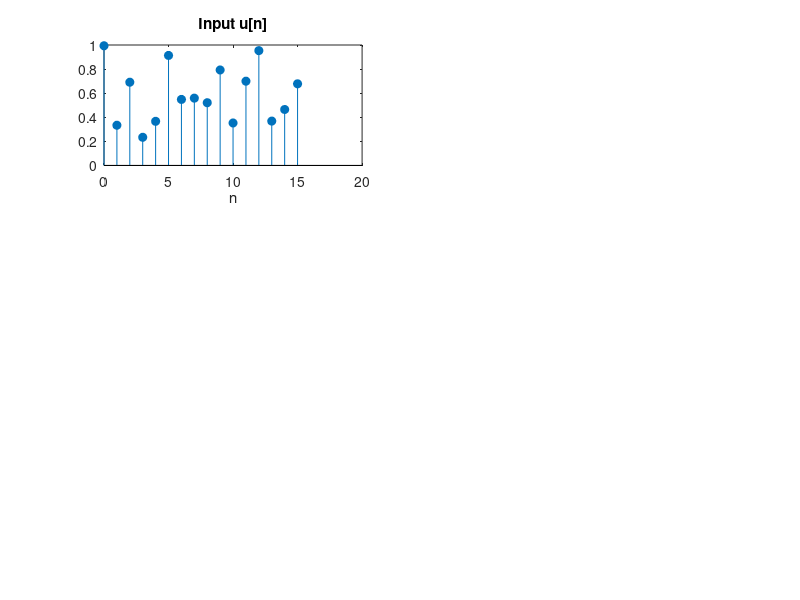

Here is the MATLAB script that generated this plot: (Note: this script raises an error after producing the figure.)
%% Sample 10-1
%% 冗長変換
% 非間引きハールDWT
% 
% 画像処理特論
% 
% 村松 正吾 
% 
% 動作確認: MATLAB R2023a
%% Redundant transforms
% Undecimated Haar DWT
% 
% Advanced Topics in Image Processing
% 
% Shogo MURAMATSU
% 
% Verified: MATLAB R2023a
% 準備
% (Preparation)

close all
%% 入力信号の生成
% (Generation of input)

% Input signal
u = rand(16,1); % Set to even length
% 並列フィルタバンク実装
% (Parallel filter bank implementation)
% 
% 分析フィルタバンクをデシメータで、合成フィルタバンクをインタポレータで実装 (Analysis filter banks are implemented 
% with decimetors and synthesis filter banks are implemented with interpolators.)

% # of channels
nChs = 2;

% Analysis filters
h0 = [ 1  1 ]/2;
h1 = [ 1 -1 ]/2;

% Synthesis filters
f0 = [  1 1 ]/2; 
f1 = [ -1 1 ]/2;

% Analysis process
s0 = conv(h0,u);
s1 = conv(h1,u);

% Synthesis process
v0 = conv(f0,s0);
v1 = conv(f1,s1);
v = v0 + v1;
%% 信号表示
% (Signal display)

figure(1)
% Input
subplot(3,2,1)
stem(0:length(u)-1,u,'filled')
title('Input u[n]')
xlabel('n')
ax = gca;
ax.XLim =[ 0 length(v)];

% Subband 0
subplot(3,2,3)
stem(0:length(s0)-1,s0,'filled')
title('Subbnad s_0[n]')
xlabel('m')
ax = gca;
ax.XLim =[ 0 length(v)];
ax.YLim =[ min([s0(:);s1(:)]) max([s0(:);s1(:)]) ];

% Subband 1
subplot(3,2,4)
stem(0:length(s1)-1,s1,'filled')
title('Subbnad s_1[n]')
xlabel('m')
ax = gca;
ax.XLim =[ 0 length(v)];
ax.YLim =[ min([s0(:);s1(:)]) max([s0(:);s1(:)]) ];

% Output
subplot(3,2,5)
stem(0:length(v)-1,v,'filled')
title('Outut v[n]')
xlabel('n')
ax = gca;
ax.XLim =[ 0 length(v)];

% MSE 評価
mymse = @(x,y) mean((x(:)-y(:)).^2);
disp(['MSE = ', num2str(mymse(u, v(2:end-1)))]);
% インパルス応答（基底ベクトル）
% (Impluse responses of synthesis filters; basis vectors)

figure(2)
% Low-pass filter
subplot(1,2,1)
impz(f0)
ax = gca;
ax.YLim =[ min([f0(:);f1(:)]) max([f0(:);f1(:)]) ];

% High-pass filter
subplot(1,2,2)
impz(f1)
ax = gca;
ax.YLim =[ min([f0(:);f1(:)]) max([f0(:);f1(:)]) ];
% 周波数応答
% (Frequency responses)

figure(3)
fftPoints = 512;
F = zeros(fftPoints,nChs);
% Low-pass filter
[F(:,1),W] = freqz(f0,1,fftPoints);
% High-pass filter
F(:,2)     = freqz(f1,1,fftPoints);
plot(W/pi,abs(F)) %20*log10(abs(F)))
axis([0 1 0 1]) %-70 10])
xlabel('Normalized Frequency (x\pi rad/sample)')
ylabel('Magnitude') % (dB)')
grid on
% 恒等変換
% (Noble identity)
% 
% 以下の性質が成り立つ。（The following properties hold.)
%% 
% * $\rightarrow [H(z^M)] \rightarrow [\downarrow M] \rightarrow \ \Longleftrightarrow\ 
% \rightarrow [\downarrow M] \rightarrow  [H(z)] \rightarrow$ 
% * $ \rightarrow [\uparrow M] \rightarrow  [F(z^M)] \rightarrow \ \Longleftrightarrow 
% \ \rightarrow [F(z)] \rightarrow [\uparrow M] \rightarrow$ 
%% 
% なお， $H(z^M)$ および $F(z^M)$ は，$H(z)$ および $F(z)$ のインパルス応答 $\{h[n]\}_n$ と  $\{f[n]\}_n$をそれぞれ補間率 
% $M$ で零値挿入したインパルス応答をもつ。(where $H(z^M)$ and $F(z^M)$ have the impulse responses 
% of upsampled ones of$H(z)$ and $F(z)$ with factor $M$, respectively.)
%% 
% * $H(z^M)=\sum_{m=-\infty}^{\infty}h[m]z^{-Mm}=\sum_{n=-\infty}^{\infty}h_{\uparrow 
% M}[n]z^{-n}$
% * $F(z^M)=\sum_{m=-\infty}^{\infty}f[m]z^{-Mm}=\sum_{n=-\infty}^{\infty}f_{\uparrow 
% M}[n]z^{-n}$
% 非間引き Haar DWTの実装
% (Implementation of undesimated Haar DWT)

% Period for circular convolution
period = 32;

% 3-level hierachical analysis filters
h1_0 = h1;  % H0
h0_L = h0;  % L0
h1_1 = conv(h0_L,upsample(h1,2)); % H1
h0_L = conv(h0_L,upsample(h0,2)); % L1
h1_2 = conv(h0_L,upsample(h1,4)); % H2
h0_L = conv(h0_L,upsample(h0,4)); % L2
h0_2 = h0_L;

% 3-level hierachical synthesis filters
f1_0 = f1; % H0
f0_L = f0; % L0
f1_1 = conv(f0_L,upsample(f1,2)); % H1
f0_L = conv(f0_L,upsample(f0,2)); % L1
f1_2 = conv(f0_L,upsample(f1,4)); % H2
f0_L = conv(f0_L,upsample(f0,4)); % L2
f0_2 = f0_L;

% 3-level hierachical analysis process
s30 = cconv(h0_2,u,period); % L3
s31 = cconv(h1_2,u,period); % H3
s21 = cconv(h1_1,u,period); % H2
s11 = cconv(h1_0,u,period); % H1

% 3-level hierachical synthesis process
v30 = cconv(f0_2,s30,period); % L3
v31 = cconv(f1_2,s31,period); % H3
v21 = cconv(f1_1,s21,period); % H2
v11 = cconv(f1_0,s11,period); % H1
v = v30 + v31 + circshift(v21,4) + circshift(v11,6); % Delay in each channel is taken into account
%% 信号表示
% (Signal display)

figure(4)
% Input
subplot(3,4,1)
stem(0:length(u)-1,u,'filled')
title('Input u[n]')
xlabel('n')
ax = gca;
ax.XLim =[ 0 period];

% Subband 30
subplot(3,4,5)
stem(0:length(s30)-1,s30,'filled')
title('s_0[n]')
ax = gca;
ax.YLim = [ -1 1 ];

% Subband 31
subplot(3,4,6)
stem(0:length(s31)-1,s31,'filled')
title('s_1[n]')
ax = gca;
ax.YLim = [ -1 1 ];

% Subband 21
subplot(3,4,7)
stem(0:length(s21)-1,s21,'filled')
title('s_2[n]')
ax = gca;
ax.YLim = [ -1 1 ];

% Subband 11
subplot(3,4,8)
stem(0:length(s11)-1,s11,'filled')
title('s_3[n]')
ax = gca;
ax.YLim = [ -1 1 ];

% Output
subplot(3,4,9)
stem(0:length(v)-1,v,'filled')
title('Output v[n]')
xlabel('n')
ax = gca;
ax.XLim =[ 0 period ];
% MSE 評価
disp(['MSE = ', num2str(mymse([u(:); zeros(length(v)-length(u),1)],circshift(v,-7)))])
% インパルス応答（局所基底ベクトル）
% (Impluse responses of synthesis filters; local basis vectors)

% 3-level hierachical synthesis process
figure(5)
f = cell(4,1);
f{1} = f0_2;
f{2} = f1_2;
f{3} = f1_1;
f{4} = f1_0;
for idx = 1:length(f)
    subplot(length(f),1,idx)
    stem(0:length(f{idx})-1,f{idx},'filled')
    title(['f_' num2str(idx) '[n]'])
    xlabel('n')
    ax = gca;
    ax.XLim =[0 7];
end
% 周波数応答
% (Frequency responses)

figure(6)
fftPoints = 512;
F = zeros(fftPoints,4);
for idx = 1:length(f)
    if idx == 1
        [F(:,idx),W] = freqz(f{idx},1,fftPoints);
    else
        F(:,idx)     = freqz(f{idx},1,fftPoints);
    end
end
plot(W/pi, abs(F)) %20*log10(abs(F)))
axis([0 1 0 1]) %-70 10])
xlabel('Normalized Frequency (x\pi rad/sample)')
ylabel('Magnitude') % (dB)')
title('Frequency responses of synthesis filters')
legend({'F_0','F_1','F_2','F_3'})
grid on
%% 
% © Copyright, Shogo MURAMATSU, All rights reserved.